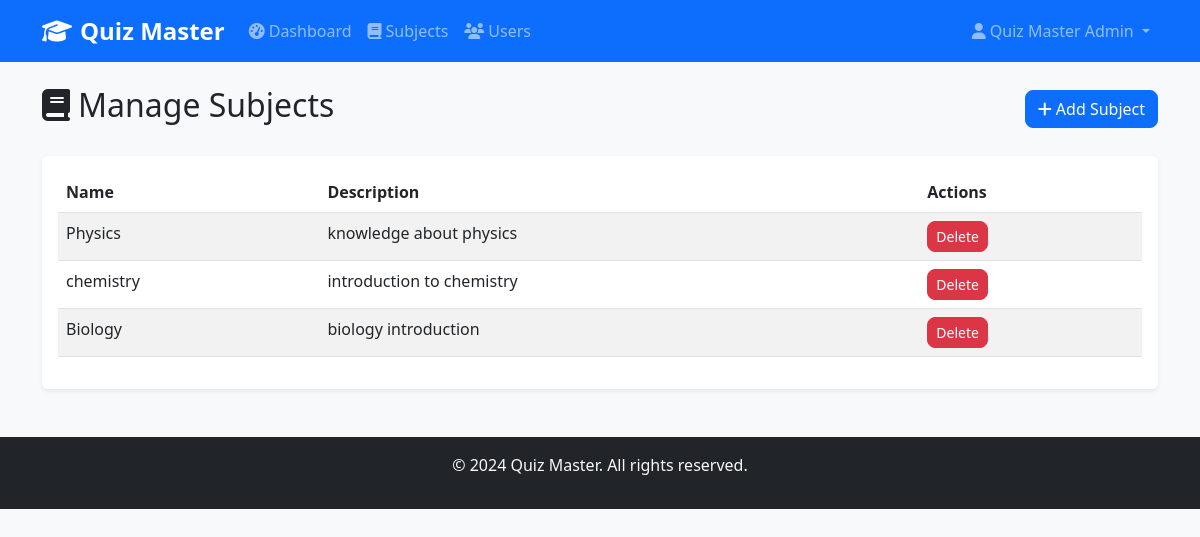
Screenshot of /admin/subjects (signed in) with the database file from the repository.
### database/models.py (models this page shows, shortened)
class Subject(db.Model):
    __tablename__ = 'subjects'
    id = db.Column(db.Integer, primary_key=True)
    name = db.Column(db.String(100), nullable=False)
    description = db.Column(db.Text)
    created_at = db.Column(db.DateTime, default=datetime.utcnow)
    chapters = db.relationship('Chapter', backref='subject', lazy=True, cascade='all, delete-orphan')

### routes/admin.py (the view)
@admin_bp.route('/subjects')
@admin_required
def subjects():
    subjects = Subject.query.all()
    return render_template('admin/subjects.html', subjects=subjects)

### routes/admin.py (called while the page is built)
def admin_required(f):
    @wraps(f)
    def decorated_function(*args, **kwargs):
        if not session.get('is_admin'):
            flash('Access denied. Admin privileges required.', 'error')
            return redirect(url_for('auth.login'))
        return f(*args, **kwargs)
    return decorated_function

### templates/admin/subjects.html (shortened to what this page needs)
{% extends "base.html" %}
{% block content %}
<div class="d-flex justify-content-between align-items-center mb-4">
    <h2><i class="fas fa-book me-2"></i>Manage Subjects</h2>
    <button class="btn btn-primary" data-bs-toggle="modal" data-bs-target="#addSubjectModal">
        <i class="fas fa-plus me-1"></i>Add Subject
    </button>
</div>
<div class="card">
    <div class="card-body">
        {% if subjects %}
            <div class="table-responsive">
                <table class="table table-striped">
                    <thead>
                        <tr>
                            <th>Name</th>
                            <th>Description</th>
                            <th>Actions</th>
                        </tr>
                    </thead>
                    <tbody>
                        {% for subject in subjects %}
                        <tr>
                            <td>{{ subject.name }}</td>
                            <td>{{ subject.description|default('N/A', true) }}</td>
                            <td>
                                <form method="POST" action="{{ url_for('admin.delete_subject', subject_id=subject.id) }}" style="display:inline;">
                                    <button type="submit" class="btn btn-danger btn-sm" onclick="return confirm('Are you sure?')">Delete</button>
                                </form>
                            </td>
                        </tr>
                        {% endfor %}
                    </tbody>
                </table>
            </div>
        {% else %}
            <p class="text-muted">No subjects available.</p>
        {% endif %}
    </div>
</div>
{% endblock %}

### static/css/style.css (style rules this page uses)
body { background-color: #f8f9fa; font-family: 'Segoe UI', Tahoma, Geneva, Verdana, sans-serif; }
.card { border: none; box-shadow: 0 0.125rem 0.25rem rgba(0, 0, 0, 0.075); transition: box-shadow 0.15s ease-in-out; }
.btn { border-radius: 0.5rem; transition: all 0.2s ease; }

### rows the page displays
Subject: name "Physics", description "knowledge about physics"
Subject: name "chemistry", description "introduction to chemistry"
Subject: name "Biology", description "biology introduction"

### other values shown
{{ session.full_name }} "Quiz Master Admin"
